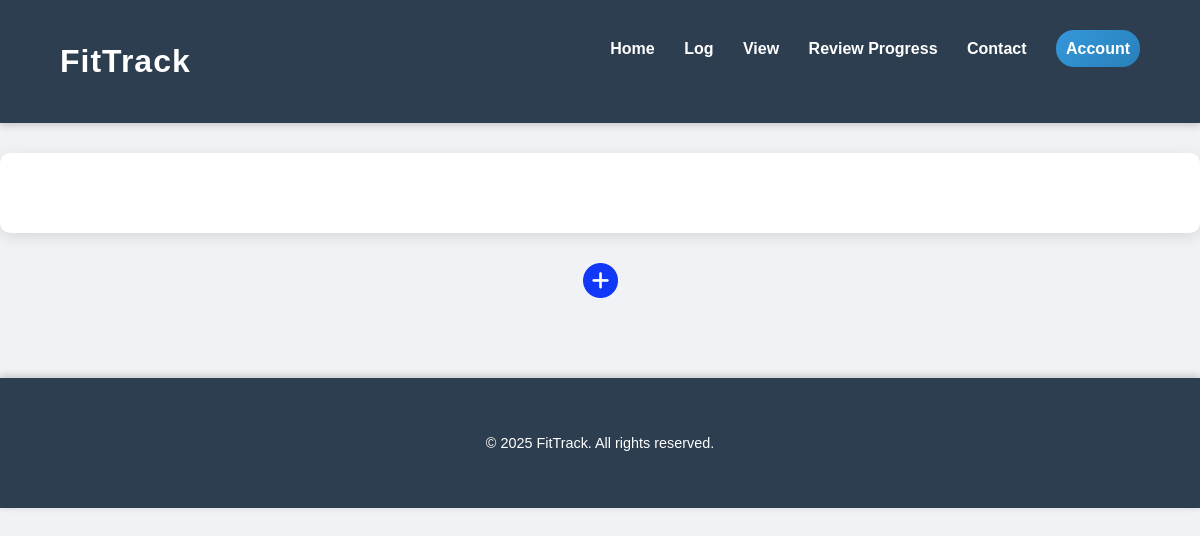
Before: /workout/list/ (signed in) with the older database file.
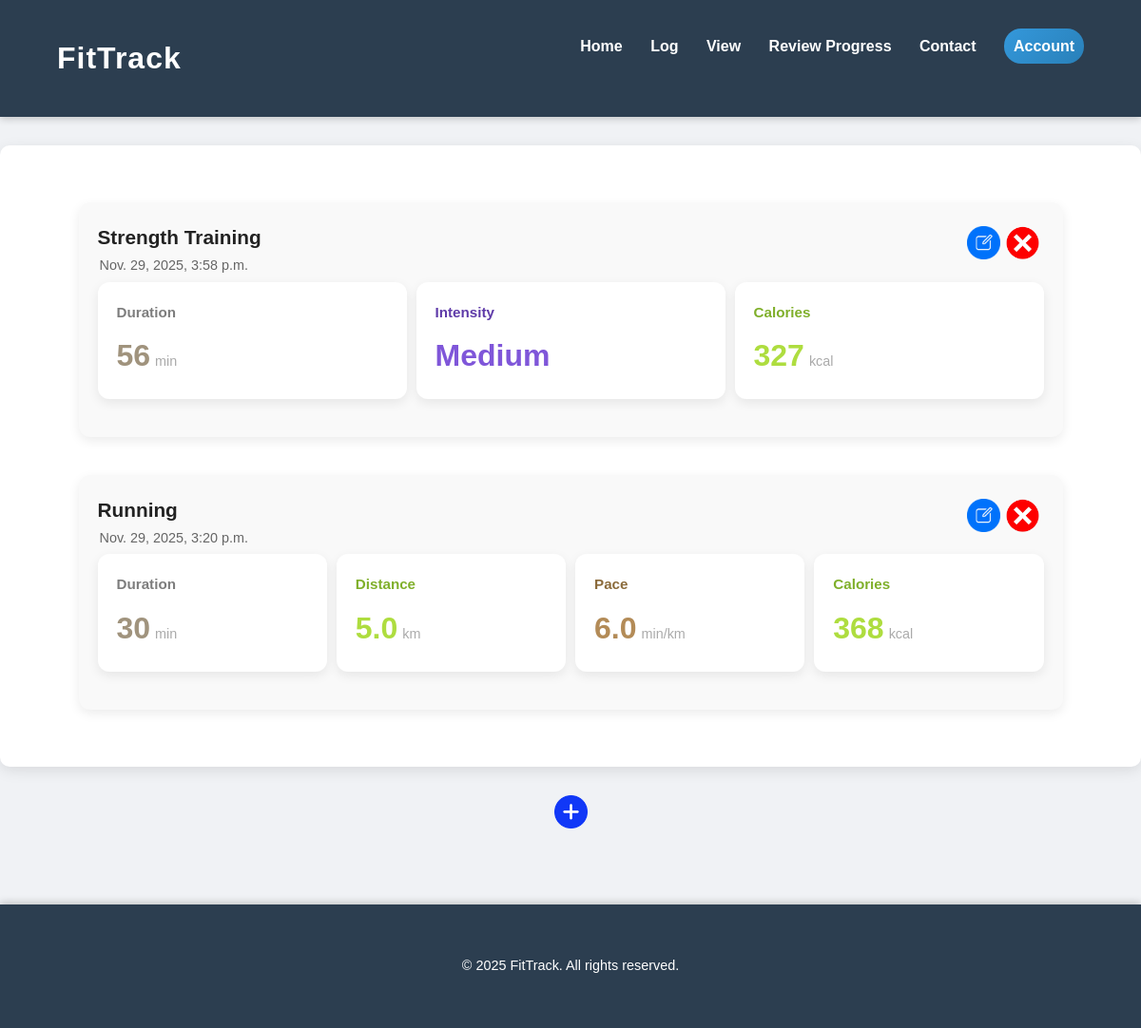
After: the same page with the newer database file.
### workouts/models.py (models this page shows, shortened)
class Workout(models.Model):
    INTENSITY_BASED_TYPES = [
        "Rowing",
        "Swimming",
        "Hiking",
        "Yoga",
        "Pilates",
        "HIIT",
        "Strength Training",
    ]
    DISTANCE_BASED_TYPES = [
        "Running",
        "Walking",
        "Cycling",
    ]
    user = models.ForeignKey(
        User,
        on_delete=models.CASCADE,
        related_name="workout",
        help_text="The user who logged this workout.",
    )
    date = models.DateTimeField(
        default=timezone.now, help_text="Date and time the workout was logged."
    )
    workout_type = models.CharField(
        max_length=50, help_text="e.g., Running, Walking, Cycling."
    )
    duration = models.IntegerField(help_text="Duration of the workout in minutes.")
    distance = models.FloatField(
        null=True, blank=True, help_text="Total distance covered in kilometers."
    )
    pace = models.FloatField(
        null=True, blank=True, help_text="Average pace for the workout."
    )
    intensity = models.CharField(
        max_length=20,
        null=True,
        blank=True,
        help_text="Perceived intensity (Low, Medium or High).",
    )
    calories = models.FloatField(
        help_text="Estimated calories burned during the workout."
    )
    class Meta:
        db_table = "workout"
        ordering = ["-date"]

### workouts/views.py (the view)
# urls.py: path("list/", WorkoutListView.as_view(), name="workouts-list"),
class WorkoutListView(LoginRequiredMixin, ListView):
    model = Workout
    context_object_name = "workouts"
    ordering = ["-date"]
    def get_queryset(self):
        queryset = super().get_queryset()
        return queryset.filter(
            user=self.request.user
        )  # Filter the queryset to only include objects created by the current user

### workouts/templates/workouts/workout_list.html (shortened to what this page needs)
{% extends "base.html" %}
{% block main %}
<section class="section">
  {% for workout in workouts %}
  <a href="{% url 'workout-detail' workout.pk %}" class="list-item-link">
    <div class="container">
      <div class="list-item">
        <div class="list-item-header">
          <span class="list-item-name">{{ workout.workout_type|capfirst }}</span>
          <span class="list-item-date">{{ workout.date }}</span>
          <div class="actions">
            <a href="{% url 'workout-update' workout.pk %}" class="editBtnWrk">
                <img
                src="/static/images/edit.png"
                alt="Edit information Icon"
                />
            </a>
            <img
              src="/static/images/delete.png"
              alt="Delete Workout Icon"
              class="deleteBtn"
              data-workout-id="{{ workout.pk }}"
              data-workout-name="{{ workout.workout_type|capfirst }}"
            />
          </div>
        </div>
        <div class="nutrition-summary">
          <div class="stats-grid-meal">
            <div class="stat-box amount-colour">
              <p>Duration</p>
              <div class="data">
                <span class="stat-value">{{ workout.duration }}</span>
                <span class="unit">min</span>
              </div>
            </div>
            {% if workout.distance %}
            <div class="stat-box fat-colour">
              <p>Distance</p>
              <div class="data">
                <span class="stat-value">{{ workout.distance|floatformat:1 }}</span>
                <span class="unit">km</span>
              </div>
            </div>
            {% endif %}
            {% if workout.pace %}
            <div class="stat-box carbs-colour">
              <p>Pace</p>
              <div class="data">
                <span class="stat-value">{{ workout.pace|floatformat:1 }}</span>
                <span class="unit">min/km</span>
              </div>
            </div>
            {% endif %}
            {% if workout.intensity %}
            <div class="stat-box micronutrients-colour">
              <p>Intensity</p>
              <div class="data">
                <span class="stat-value">{{ workout.intensity|capfirst }}</span>
              </div>
            </div>
            {% endif %}
            <div class="stat-box fat-colour">
              <p>Calories</p>
              <div class="data">
                <span class="stat-value">{{ workout.calories|floatformat:0 }}</span>
                <span class="unit">kcal</span>
              </div>
            </div>
          </div>
        </div>
      </div>
    </div>
  </a>
  {% endfor %}
</section>
 <div class="detail-navigation">
  <a href="{% url 'log-workout'%}">
    <img src="/static/images/add.png" alt="Add icon" />
  </a>
</div>
{% endblock %}

Changed rows visible on the page:
added Workout: workout_type "Strength Training", date "Nov. 29, 2025, 3:58 p.m.", duration "56", intensity "Medium", calories "327"
added Workout: workout_type "Running", date "Nov. 29, 2025, 3:20 p.m.", duration "30", distance "5.0", pace "6.0", calories "368"
